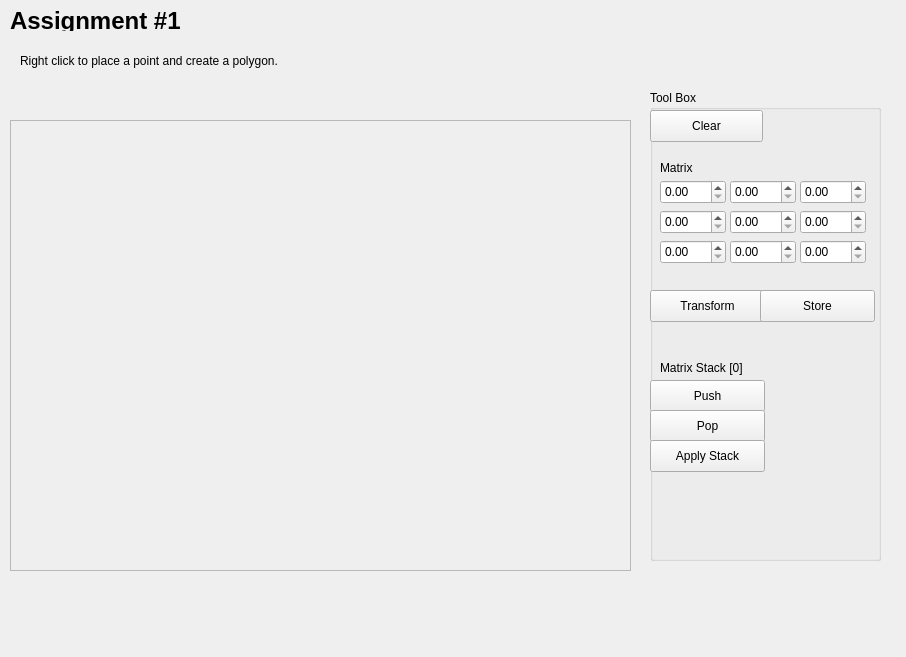
<?xml version="1.0" encoding="UTF-8"?>
<ui version="4.0">
 <class>frmMain</class>
 <widget class="QWidget" name="frmMain">
  <property name="geometry">
   <rect>
    <x>0</x>
    <y>0</y>
    <width>906</width>
    <height>657</height>
   </rect>
  </property>
  <property name="windowTitle">
   <string>Qt OpenGl Framework</string>
  </property>
  <widget class="QScrollArea" name="glWidgetArea">
   <property name="geometry">
    <rect>
     <x>10</x>
     <y>120</y>
     <width>621</width>
     <height>451</height>
    </rect>
   </property>
   <property name="sizePolicy">
    <sizepolicy hsizetype="Ignored" vsizetype="Ignored">
     <horstretch>0</horstretch>
     <verstretch>0</verstretch>
    </sizepolicy>
   </property>
   <property name="verticalScrollBarPolicy">
    <enum>Qt::ScrollBarAlwaysOff</enum>
   </property>
   <property name="horizontalScrollBarPolicy">
    <enum>Qt::ScrollBarAlwaysOff</enum>
   </property>
   <property name="widgetResizable">
    <bool>true</bool>
   </property>
   <widget class="QWidget" name="scrollAreaWidgetContents">
    <property name="geometry">
     <rect>
      <x>0</x>
      <y>0</y>
      <width>619</width>
      <height>449</height>
     </rect>
    </property>
   </widget>
  </widget>
  <widget class="QGroupBox" name="groupBox">
   <property name="geometry">
    <rect>
     <x>650</x>
     <y>90</y>
     <width>231</width>
     <height>471</height>
    </rect>
   </property>
   <property name="styleSheet">
    <string notr="true"/>
   </property>
   <property name="title">
    <string>Tool Box</string>
   </property>
   <widget class="QPushButton" name="btnClose">
    <property name="geometry">
     <rect>
      <x>70</x>
      <y>560</y>
      <width>75</width>
      <height>23</height>
     </rect>
    </property>
    <property name="text">
     <string>Close</string>
    </property>
   </widget>
   <widget class="QPushButton" name="clearButton">
    <property name="geometry">
     <rect>
      <x>0</x>
      <y>20</y>
      <width>113</width>
      <height>32</height>
     </rect>
    </property>
    <property name="text">
     <string>Clear</string>
    </property>
   </widget>
   <widget class="QDoubleSpinBox" name="doubleSpinBox">
    <property name="geometry">
     <rect>
      <x>10</x>
      <y>90</y>
      <width>66</width>
      <height>24</height>
     </rect>
    </property>
   </widget>
   <widget class="QDoubleSpinBox" name="doubleSpinBox_2">
    <property name="geometry">
     <rect>
      <x>80</x>
      <y>90</y>
      <width>66</width>
      <height>24</height>
     </rect>
    </property>
   </widget>
   <widget class="QDoubleSpinBox" name="doubleSpinBox_3">
    <property name="geometry">
     <rect>
      <x>150</x>
      <y>90</y>
      <width>66</width>
      <height>24</height>
     </rect>
    </property>
   </widget>
   <widget class="QDoubleSpinBox" name="doubleSpinBox_4">
    <property name="geometry">
     <rect>
      <x>10</x>
      <y>120</y>
      <width>66</width>
      <height>24</height>
     </rect>
    </property>
   </widget>
   <widget class="QDoubleSpinBox" name="doubleSpinBox_5">
    <property name="geometry">
     <rect>
      <x>80</x>
      <y>120</y>
      <width>66</width>
      <height>24</height>
     </rect>
    </property>
   </widget>
   <widget class="QDoubleSpinBox" name="doubleSpinBox_6">
    <property name="geometry">
     <rect>
      <x>150</x>
      <y>120</y>
      <width>66</width>
      <height>24</height>
     </rect>
    </property>
   </widget>
   <widget class="QDoubleSpinBox" name="doubleSpinBox_7">
    <property name="geometry">
     <rect>
      <x>10</x>
      <y>150</y>
      <width>66</width>
      <height>24</height>
     </rect>
    </property>
   </widget>
   <widget class="QDoubleSpinBox" name="doubleSpinBox_8">
    <property name="geometry">
     <rect>
      <x>80</x>
      <y>150</y>
      <width>66</width>
      <height>24</height>
     </rect>
    </property>
   </widget>
   <widget class="QDoubleSpinBox" name="doubleSpinBox_9">
    <property name="geometry">
     <rect>
      <x>150</x>
      <y>150</y>
      <width>66</width>
      <height>24</height>
     </rect>
    </property>
   </widget>
   <widget class="QLabel" name="label">
    <property name="geometry">
     <rect>
      <x>10</x>
      <y>70</y>
      <width>59</width>
      <height>16</height>
     </rect>
    </property>
    <property name="text">
     <string>Matrix</string>
    </property>
   </widget>
   <widget class="QPushButton" name="btnTransform">
    <property name="geometry">
     <rect>
      <x>0</x>
      <y>200</y>
      <width>115</width>
      <height>32</height>
     </rect>
    </property>
    <property name="text">
     <string>Transform</string>
    </property>
   </widget>
   <widget class="QLabel" name="stack">
    <property name="geometry">
     <rect>
      <x>10</x>
      <y>270</y>
      <width>101</width>
      <height>16</height>
     </rect>
    </property>
    <property name="text">
     <string>Matrix Stack [0]</string>
    </property>
   </widget>
   <widget class="QPushButton" name="push">
    <property name="geometry">
     <rect>
      <x>0</x>
      <y>290</y>
      <width>115</width>
      <height>32</height>
     </rect>
    </property>
    <property name="text">
     <string>Push</string>
    </property>
   </widget>
   <widget class="QPushButton" name="pop">
    <property name="geometry">
     <rect>
      <x>0</x>
      <y>320</y>
      <width>115</width>
      <height>32</height>
     </rect>
    </property>
    <property name="text">
     <string>Pop</string>
    </property>
   </widget>
   <widget class="QPushButton" name="apply">
    <property name="geometry">
     <rect>
      <x>0</x>
      <y>350</y>
      <width>115</width>
      <height>32</height>
     </rect>
    </property>
    <property name="text">
     <string>Apply Stack</string>
    </property>
   </widget>
   <widget class="QPushButton" name="store">
    <property name="geometry">
     <rect>
      <x>110</x>
      <y>200</y>
      <width>115</width>
      <height>32</height>
     </rect>
    </property>
    <property name="text">
     <string>Store</string>
    </property>
   </widget>
  </widget>
  <widget class="QLabel" name="label_3">
   <property name="geometry">
    <rect>
     <x>10</x>
     <y>10</y>
     <width>461</width>
     <height>21</height>
    </rect>
   </property>
   <property name="font">
    <font>
     <pointsize>18</pointsize>
     <weight>75</weight>
     <bold>true</bold>
    </font>
   </property>
   <property name="text">
    <string>Assignment #1</string>
   </property>
  </widget>
  <widget class="QLabel" name="label_4">
   <property name="geometry">
    <rect>
     <x>20</x>
     <y>30</y>
     <width>801</width>
     <height>61</height>
    </rect>
   </property>
   <property name="text">
    <string>Right click to place a point and create a polygon.</string>
   </property>
  </widget>
 </widget>
 <resources/>
 <connections/>
 <slots>
  <slot>slidey(int)</slot>
  <slot>slidex(int)</slot>
  <slot>setk(int)</slot>
  <slot>setBez(bool)</slot>
  <slot>setCat(bool)</slot>
  <slot>setQbez(bool)</slot>
  <slot>pressme()</slot>
 </slots>
</ui>
